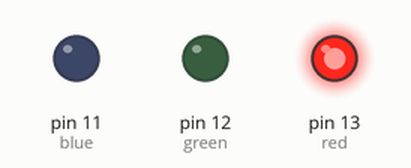
A sketch run on a simulated Arduino Uno, built with avr-gcc and run on an emulated ATmega328P. Shown: output pins drawn as LEDs (lit = HIGH).

Above: at 0.5 s.
At 1.5 s:
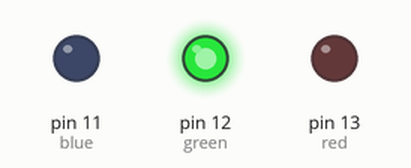
At 5.5 s:
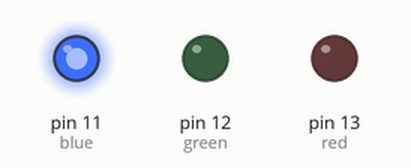
Timing chart, 0 to 6.9 s (numbered marks = the images above):
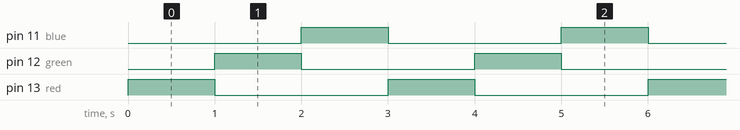

The sketch:

code.ino
```cpp
#define red 13
#define green 12
#define blue 11

void setup(){
  pinMode(red, OUTPUT);
  pinMode(green, OUTPUT);
  pinMode(blue, OUTPUT);
}

void loop(){
  digitalWrite(red, HIGH);
  digitalWrite(green, LOW);
  digitalWrite(blue, LOW);
  delay(1000);

  digitalWrite(green, HIGH);
  digitalWrite(blue, LOW);
  digitalWrite(red, LOW);
  delay(1000);

  digitalWrite(blue, HIGH);
  digitalWrite(red, LOW);
  digitalWrite(green, LOW);
  delay(1000);

}
```

Measured:
- by itself, pin 11 (blue), pin 12 (green), pin 13 (red): alternates HIGH for 1.0 s and LOW for 2.0 s
- by itself, everything shown: repeats every 3.0 s, in 3 steps
